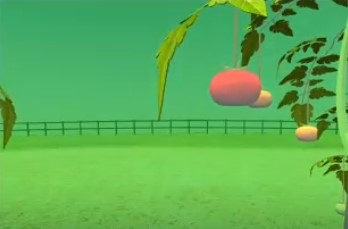
#> input picture Full.jpg, 348 x 229 px
$ python Linear_Filter.py
#> lines starting #> are read from the running program, lines starting #| are printed output that depends on the picture; after the words box and inside, x2 and y2 are one past the last pixel; in counts of white or black regions, pixels touching at a corner belong together
import cv
import sys
import cv2
import numpy as np

def nothing(x):
    pass

cv2.namedWindow("Tracking")

while True:
    frame = cv2.imread('Full.jpg')
#> frame is the input picture: shape (229, 348, 3); mean B, G, R 85.1, 176.7, 91.7

    hsv = cv2.cvtColor(frame, cv2.COLOR_RGB2HSV)
#> hsv: shape (229, 348, 3); mean H, S, V 62.2, 154.3, 178.4

    l_b = np.array([110, 50, 50])
    u_b = np.array([130, 255, 255])

    mask = cv2.inRange(hsv, l_b, u_b)
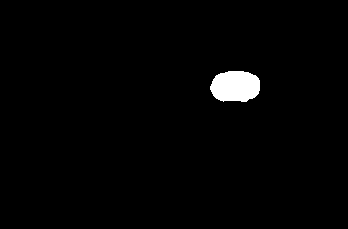
#> mask: shape (229, 348); 1.6% white; 1 white region, box (x1, y1, x2, y2) and area: (210, 71, 260, 102) 1276

    res = cv2.bitwise_and(frame, frame, mask=mask)

    cv2.imshow("frame", frame)
    cv2.imshow("mask", mask)
    cv2.imshow("res", res)

    key = cv2.waitKey(1)
#> (key Esc is pressed here)
    if key == 27:
        break

cv2.destroyAllWindows()
